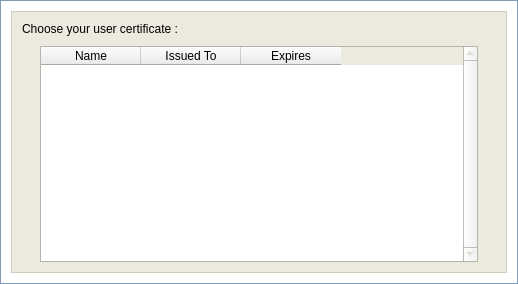
<ui version="4.0" >
 <class>Form</class>
 <widget class="QWidget" name="Form" >
  <property name="geometry" >
   <rect>
    <x>0</x>
    <y>0</y>
    <width>518</width>
    <height>284</height>
   </rect>
  </property>
  <property name="sizePolicy" >
   <sizepolicy vsizetype="Fixed" hsizetype="Fixed" >
    <horstretch>0</horstretch>
    <verstretch>0</verstretch>
   </sizepolicy>
  </property>
  <property name="minimumSize" >
   <size>
    <width>518</width>
    <height>284</height>
   </size>
  </property>
  <property name="maximumSize" >
   <size>
    <width>496</width>
    <height>262</height>
   </size>
  </property>
  <property name="windowTitle" >
   <string>Form</string>
  </property>
  <layout class="QVBoxLayout" >
   <property name="spacing" >
    <number>0</number>
   </property>
   <property name="leftMargin" >
    <number>0</number>
   </property>
   <property name="topMargin" >
    <number>0</number>
   </property>
   <property name="rightMargin" >
    <number>0</number>
   </property>
   <property name="bottomMargin" >
    <number>0</number>
   </property>
   <item>
    <widget class="QFrame" name="frameOuterCosmetic" >
     <property name="sizePolicy" >
      <sizepolicy vsizetype="Fixed" hsizetype="Preferred" >
       <horstretch>0</horstretch>
       <verstretch>0</verstretch>
      </sizepolicy>
     </property>
     <property name="minimumSize" >
      <size>
       <width>16</width>
       <height>284</height>
      </size>
     </property>
     <property name="maximumSize" >
      <size>
       <width>16777215</width>
       <height>284</height>
      </size>
     </property>
     <property name="palette" >
      <palette>
       <active>
        <colorrole role="WindowText" >
         <brush brushstyle="SolidPattern" >
          <color alpha="255" >
           <red>127</red>
           <green>157</green>
           <blue>185</blue>
          </color>
         </brush>
        </colorrole>
        <colorrole role="Base" >
         <brush brushstyle="SolidPattern" >
          <color alpha="255" >
           <red>255</red>
           <green>255</green>
           <blue>255</blue>
          </color>
         </brush>
        </colorrole>
        <colorrole role="Window" >
         <brush brushstyle="SolidPattern" >
          <color alpha="255" >
           <red>255</red>
           <green>255</green>
           <blue>255</blue>
          </color>
         </brush>
        </colorrole>
       </active>
       <inactive>
        <colorrole role="WindowText" >
         <brush brushstyle="SolidPattern" >
          <color alpha="255" >
           <red>127</red>
           <green>157</green>
           <blue>185</blue>
          </color>
         </brush>
        </colorrole>
        <colorrole role="Base" >
         <brush brushstyle="SolidPattern" >
          <color alpha="255" >
           <red>255</red>
           <green>255</green>
           <blue>255</blue>
          </color>
         </brush>
        </colorrole>
        <colorrole role="Window" >
         <brush brushstyle="SolidPattern" >
          <color alpha="255" >
           <red>255</red>
           <green>255</green>
           <blue>255</blue>
          </color>
         </brush>
        </colorrole>
       </inactive>
       <disabled>
        <colorrole role="WindowText" >
         <brush brushstyle="SolidPattern" >
          <color alpha="255" >
           <red>127</red>
           <green>127</green>
           <blue>127</blue>
          </color>
         </brush>
        </colorrole>
        <colorrole role="Base" >
         <brush brushstyle="SolidPattern" >
          <color alpha="255" >
           <red>255</red>
           <green>255</green>
           <blue>255</blue>
          </color>
         </brush>
        </colorrole>
        <colorrole role="Window" >
         <brush brushstyle="SolidPattern" >
          <color alpha="255" >
           <red>255</red>
           <green>255</green>
           <blue>255</blue>
          </color>
         </brush>
        </colorrole>
       </disabled>
      </palette>
     </property>
     <property name="autoFillBackground" >
      <bool>true</bool>
     </property>
     <property name="frameShape" >
      <enum>QFrame::Box</enum>
     </property>
     <property name="frameShadow" >
      <enum>QFrame::Plain</enum>
     </property>
     <layout class="QVBoxLayout" >
      <property name="spacing" >
       <number>10</number>
      </property>
      <property name="leftMargin" >
       <number>10</number>
      </property>
      <property name="topMargin" >
       <number>10</number>
      </property>
      <property name="rightMargin" >
       <number>10</number>
      </property>
      <property name="bottomMargin" >
       <number>10</number>
      </property>
      <item>
       <widget class="QFrame" name="frame" >
        <property name="palette" >
         <palette>
          <active>
           <colorrole role="WindowText" >
            <brush brushstyle="SolidPattern" >
             <color alpha="255" >
              <red>208</red>
              <green>208</green>
              <blue>191</blue>
             </color>
            </brush>
           </colorrole>
           <colorrole role="Base" >
            <brush brushstyle="SolidPattern" >
             <color alpha="255" >
              <red>255</red>
              <green>255</green>
              <blue>255</blue>
             </color>
            </brush>
           </colorrole>
           <colorrole role="Window" >
            <brush brushstyle="SolidPattern" >
             <color alpha="255" >
              <red>236</red>
              <green>234</green>
              <blue>223</blue>
             </color>
            </brush>
           </colorrole>
          </active>
          <inactive>
           <colorrole role="WindowText" >
            <brush brushstyle="SolidPattern" >
             <color alpha="255" >
              <red>208</red>
              <green>208</green>
              <blue>191</blue>
             </color>
            </brush>
           </colorrole>
           <colorrole role="Base" >
            <brush brushstyle="SolidPattern" >
             <color alpha="255" >
              <red>255</red>
              <green>255</green>
              <blue>255</blue>
             </color>
            </brush>
           </colorrole>
           <colorrole role="Window" >
            <brush brushstyle="SolidPattern" >
             <color alpha="255" >
              <red>236</red>
              <green>234</green>
              <blue>223</blue>
             </color>
            </brush>
           </colorrole>
          </inactive>
          <disabled>
           <colorrole role="WindowText" >
            <brush brushstyle="SolidPattern" >
             <color alpha="255" >
              <red>127</red>
              <green>127</green>
              <blue>127</blue>
             </color>
            </brush>
           </colorrole>
           <colorrole role="Base" >
            <brush brushstyle="SolidPattern" >
             <color alpha="255" >
              <red>236</red>
              <green>234</green>
              <blue>223</blue>
             </color>
            </brush>
           </colorrole>
           <colorrole role="Window" >
            <brush brushstyle="SolidPattern" >
             <color alpha="255" >
              <red>236</red>
              <green>234</green>
              <blue>223</blue>
             </color>
            </brush>
           </colorrole>
          </disabled>
         </palette>
        </property>
        <property name="autoFillBackground" >
         <bool>true</bool>
        </property>
        <property name="frameShape" >
         <enum>QFrame::Box</enum>
        </property>
        <property name="frameShadow" >
         <enum>QFrame::Plain</enum>
        </property>
        <layout class="QVBoxLayout" >
         <property name="spacing" >
          <number>10</number>
         </property>
         <property name="leftMargin" >
          <number>10</number>
         </property>
         <property name="topMargin" >
          <number>10</number>
         </property>
         <property name="rightMargin" >
          <number>10</number>
         </property>
         <property name="bottomMargin" >
          <number>10</number>
         </property>
         <item>
          <widget class="QLabel" name="labelMessage" >
           <property name="palette" >
            <palette>
             <active>
              <colorrole role="WindowText" >
               <brush brushstyle="SolidPattern" >
                <color alpha="255" >
                 <red>0</red>
                 <green>0</green>
                 <blue>0</blue>
                </color>
               </brush>
              </colorrole>
             </active>
             <inactive>
              <colorrole role="WindowText" >
               <brush brushstyle="SolidPattern" >
                <color alpha="255" >
                 <red>0</red>
                 <green>0</green>
                 <blue>0</blue>
                </color>
               </brush>
              </colorrole>
             </inactive>
             <disabled>
              <colorrole role="WindowText" >
               <brush brushstyle="SolidPattern" >
                <color alpha="255" >
                 <red>118</red>
                 <green>116</green>
                 <blue>108</blue>
                </color>
               </brush>
              </colorrole>
             </disabled>
            </palette>
           </property>
           <property name="font" >
            <font>
             <family>Arial</family>
             <pointsize>9</pointsize>
            </font>
           </property>
           <property name="text" >
            <string>Choose your user certificate :</string>
           </property>
           <property name="wordWrap" >
            <bool>true</bool>
           </property>
          </widget>
         </item>
         <item>
          <widget class="QFrame" name="frame_2" >
           <property name="frameShape" >
            <enum>QFrame::NoFrame</enum>
           </property>
           <property name="frameShadow" >
            <enum>QFrame::Raised</enum>
           </property>
           <layout class="QVBoxLayout" >
            <property name="spacing" >
             <number>0</number>
            </property>
            <property name="leftMargin" >
             <number>18</number>
            </property>
            <property name="topMargin" >
             <number>0</number>
            </property>
            <property name="rightMargin" >
             <number>18</number>
            </property>
            <property name="bottomMargin" >
             <number>0</number>
            </property>
            <item>
             <widget class="QTableWidget" name="tableCertList" >
              <property name="sizePolicy" >
               <sizepolicy vsizetype="Expanding" hsizetype="Expanding" >
                <horstretch>0</horstretch>
                <verstretch>0</verstretch>
               </sizepolicy>
              </property>
              <property name="minimumSize" >
               <size>
                <width>0</width>
                <height>126</height>
               </size>
              </property>
              <property name="maximumSize" >
               <size>
                <width>16777215</width>
                <height>16777215</height>
               </size>
              </property>
              <property name="font" >
               <font>
                <family>Arial</family>
                <pointsize>9</pointsize>
               </font>
              </property>
              <property name="frameShape" >
               <enum>QFrame::StyledPanel</enum>
              </property>
              <property name="verticalScrollBarPolicy" >
               <enum>Qt::ScrollBarAlwaysOn</enum>
              </property>
              <property name="horizontalScrollBarPolicy" >
               <enum>Qt::ScrollBarAlwaysOff</enum>
              </property>
              <property name="selectionMode" >
               <enum>QAbstractItemView::SingleSelection</enum>
              </property>
              <property name="selectionBehavior" >
               <enum>QAbstractItemView::SelectRows</enum>
              </property>
              <property name="sortingEnabled" >
               <bool>true</bool>
              </property>
              <property name="rowCount" >
               <number>0</number>
              </property>
              <property name="columnCount" >
               <number>3</number>
              </property>
              <column>
               <property name="text" >
                <string>Name</string>
               </property>
              </column>
              <column>
               <property name="text" >
                <string>Issued To</string>
               </property>
              </column>
              <column>
               <property name="text" >
                <string>Expires</string>
               </property>
              </column>
             </widget>
            </item>
           </layout>
          </widget>
         </item>
        </layout>
       </widget>
      </item>
     </layout>
    </widget>
   </item>
  </layout>
 </widget>
 <resources/>
 <connections/>
</ui>
